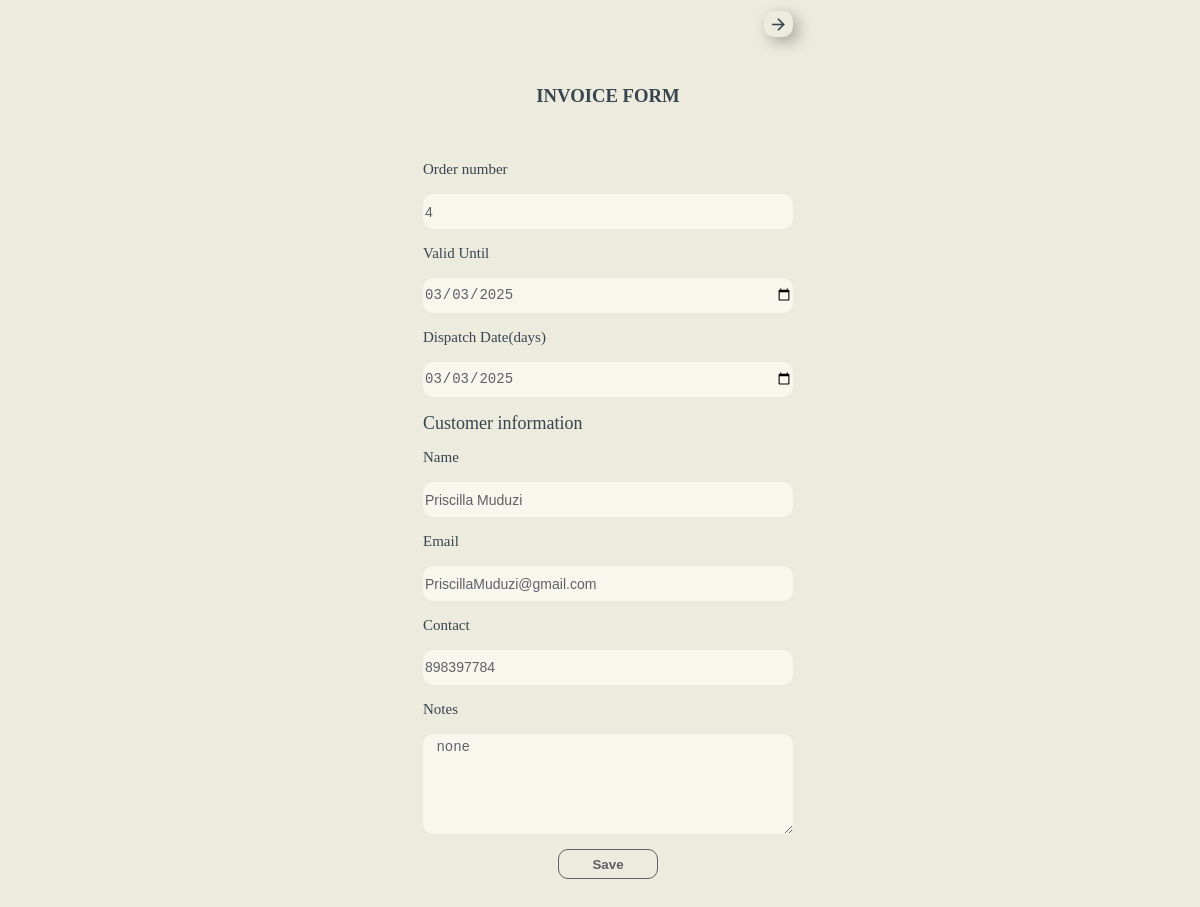
Screenshot of /invoice_form/8/ (signed in) with the database file from the repository.
### income/models.py (models this page shows)
class Invoice(models.Model):
    Business = models.ForeignKey(Business, on_delete=models.CASCADE, blank=True, null=True)
    Cashier = models.ForeignKey(User, on_delete=models.DO_NOTHING, blank=False, null=True)
    Receiver = models.ForeignKey(Customer, on_delete=models.DO_NOTHING, null=True, blank=True)
    Date = models.DateTimeField(auto_now=True, null=True)
    OrderNumber = models.IntegerField(null=False, default=0)
    DispatchDate = models.DateTimeField(null=True)
    ValidityLimit = models.DateTimeField(null=True)
    GrandTotal = models.IntegerField(null=False, default=0)
    VAT = models.FloatField(null=False, default=0)
    SubTotal = models.IntegerField(null=False, default=0)
    Status = models.BooleanField(null=False, default=False)

### debts/models.py (models this page shows)
class Customer(models.Model):
    Business = models.ForeignKey(Business, on_delete=models.CASCADE, null=False, blank=False,)
    date = models.DateTimeField(auto_now=True)
    Name = models.CharField(blank=False, null=False, max_length=40)
    Email = models.EmailField(null=True, blank=True)
    Contact = models.IntegerField(blank=False, null=False)
    Notes = models.TextField(blank=True, null=True, max_length=250)

### User/decorator.py (the view)
        def wrapper_func(request, *args, **kwargs):
            group = None
            if request.user.groups.exists():
                group = request.user.groups.all()[0].name
                if group in allowed_roles:
                    return view_func(request, *args, **kwargs)
                else:
                    return HttpResponse('Access Denied!')
            else:
                return HttpResponse('Access Denied!')

### User/decorator.py (called while the page is built)
def allowed_users(allowed_roles=[]):
    def decorator(view_func):
        def wrapper_func(request, *args, **kwargs):
            group = None
            if request.user.groups.exists():
                group = request.user.groups.all()[0].name
                if group in allowed_roles:
                    return view_func(request, *args, **kwargs)
                else:
                    return HttpResponse('Access Denied!')
            else:
                return HttpResponse('Access Denied!')
        return wrapper_func
    return decorator

### income/invoice.py (called while the page is built)
def date_initial(date_obj):
    if len(str(date_obj.day)) == 1:
        day = f'0{date_obj.day}'
    else:
        day = date_obj.day
    if len(str(date_obj.month)) == 1:
        month = f'0{date_obj.month}'
    else:
        month = date_obj.month
    date = f"{date_obj.year}-{month}-{day}"
    return date

### templates/invoice_form.html (shortened to what this page needs)
{%load static%}
<link rel="stylesheet" type="text/css" href="{% static 'css/invoice_form.css'%}" xmlns="http://www.w3.org/1999/html">
<link rel="stylesheet" href="https://cdnjs.cloudflare.com/ajax/libs/font-awesome/4.7.0/css/font-awesome.min.css">
<form method="post" class="Navigation">
    <button type="button" onclick="window.history.go(-1)">
        <i class="material-icons" style="font-size:19px;">arrow_forward</i>
    </button>
</form>
<h3>INVOICE FORM</h3>
<form method="post" id="invoiceForm" class="invoice_form">
    <label for="orderNumber">Order number</label>
    <input type="number" id="orderNumber" {%if new_invoice%} value="{{new_invoice.OrderNumber}}"{%endif%} name="order_number" required>
    <label for="validity">Valid Until</label>
    <input type="date" id="validity" {%if new_invoice%} value="{{validity_limit}}" {%endif%} name="validity_limit" required>
    <label for="dispatchDate">Dispatch Date(days)</label>
    <input type="date" id="dispatchDate" name="dispatch_date" {%if new_invoice%} value="{{dispatch_date}}" {%endif%}>
    <text>Customer information</text>
    <label for="Name">Name</label>
    <input type="text" id="Name" name="name" {%if new_invoice%} value="{{new_invoice.Receiver.Name}}" {%endif%} required>
    <label for="Email">Email</label>
    <input id="Email" type="email" name="email" {%if new_invoice%} value="{{new_invoice.Receiver.Email}}" {%endif%} required>
    <label for="Contact">Contact</label>
    <input type="number" id="Contact" name="contact" {%if new_invoice%} value="{{new_invoice.Receiver.Contact}}" {%endif%} required>
    <label for="Notes">Notes</label>
    <textarea id="Notes" name="notes" maxlength="245"  placeholder="1-250">{%if new_invoice%} {{new_invoice.Receiver.Notes}} {%endif%}</textarea>
    <button type="submit" name="finish invoice" onclick="closeForm()">
        Save
    </button>
</form>

### static/css/invoice_form.css (style rules this page uses)
.Navigation { display:flex; align-items:center; justify-content:flex-end; gap:10px; position:relative; width:370px; height:32px; border-radius:10px; }
.Navigation button { display:flex; align-items:center; justify-content:center; width:auto; height:80%; color:rgb(54, 69, 79); padding:5px; background:transparent; box-shadow:5px 5px 15px rgba(10, 10, 10, 0.3); border:hidden; border-radius:10px; }
h3 { color:rgb(54, 69, 79); }
.invoice_form { display:flex; flex-direction:column; align-items:flex-start; justify-content:space-evenly; position:relative; width:370px; height:750px; font-size:15px; padding-left:15px; padding-right:15px; padding-top:10; padding-bottom:10px; }
form text { color:rgb(54, 69, 79); font-size:18px; }
form label { color:rgb(54, 69, 79); font-size:15px; }
form input { width:100%; height:35px; font-size:14px; color:#5D6166; background:#F9F6EE; border:hidden; border-radius:10px; }
form textarea { color:#5D6166; font-size:14px; padding:5px; width:100%; height:100px; background:#F9F6EE; border:hidden; border-radius:10px; }
form button { align-self:center; width:100px; height:30px; color:#5D6166; font-weight:550; background:transparent; border:1px solid #5D6166; border-radius:10px; }

### rows the page displays
Invoice: order_number "4", name "Priscilla Muduzi", email "PriscillaMuduzi@gmail.com", contact "898397784", notes "none"
